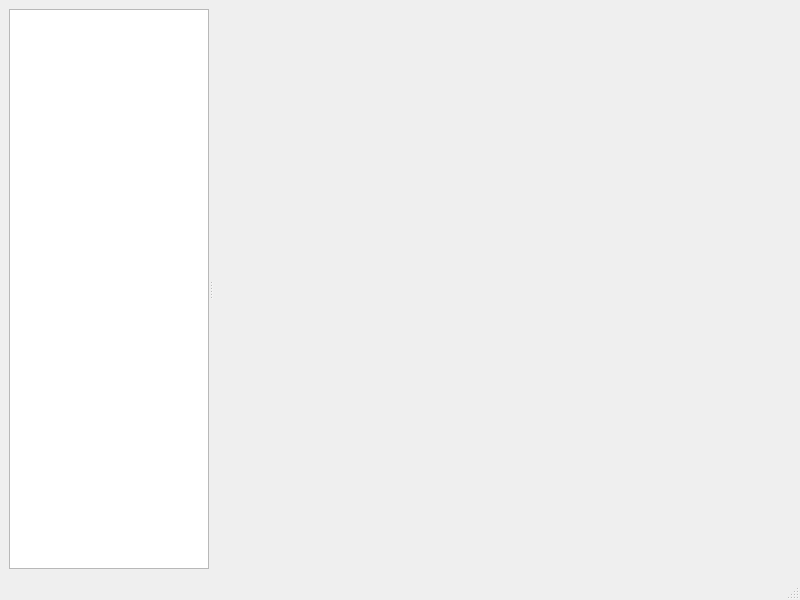
<?xml version="1.0" encoding="UTF-8"?>
<ui version="4.0">
 <class>MainWindow</class>
 <widget class="QMainWindow" name="MainWindow">
  <property name="geometry">
   <rect>
    <x>0</x>
    <y>0</y>
    <width>800</width>
    <height>600</height>
   </rect>
  </property>
  <property name="windowTitle">
   <string>MainWindow</string>
  </property>
  <widget class="QWidget" name="centralwidget">
   <layout class="QVBoxLayout" name="verticalLayout">
    <item>
     <widget class="QSplitter" name="splitter">
      <property name="sizePolicy">
       <sizepolicy hsizetype="Preferred" vsizetype="Preferred">
        <horstretch>0</horstretch>
        <verstretch>0</verstretch>
       </sizepolicy>
      </property>
      <property name="orientation">
       <enum>Qt::Horizontal</enum>
      </property>
      <widget class="QListView" name="listView">
       <property name="sizePolicy">
        <sizepolicy hsizetype="Preferred" vsizetype="Preferred">
         <horstretch>0</horstretch>
         <verstretch>0</verstretch>
        </sizepolicy>
       </property>
       <property name="minimumSize">
        <size>
         <width>0</width>
         <height>0</height>
        </size>
       </property>
       <property name="maximumSize">
        <size>
         <width>200</width>
         <height>16777215</height>
        </size>
       </property>
       <property name="baseSize">
        <size>
         <width>0</width>
         <height>0</height>
        </size>
       </property>
       <property name="styleSheet">
        <string notr="true"/>
       </property>
      </widget>
      <widget class="QWidget" name="verticalLayoutWidget">
       <layout class="QVBoxLayout" name="layoutRadium"/>
      </widget>
     </widget>
    </item>
   </layout>
  </widget>
  <widget class="QMenuBar" name="menubar">
   <property name="geometry">
    <rect>
     <x>0</x>
     <y>0</y>
     <width>800</width>
     <height>20</height>
    </rect>
   </property>
  </widget>
  <widget class="QStatusBar" name="statusbar"/>
 </widget>
 <resources/>
 <connections/>
</ui>
